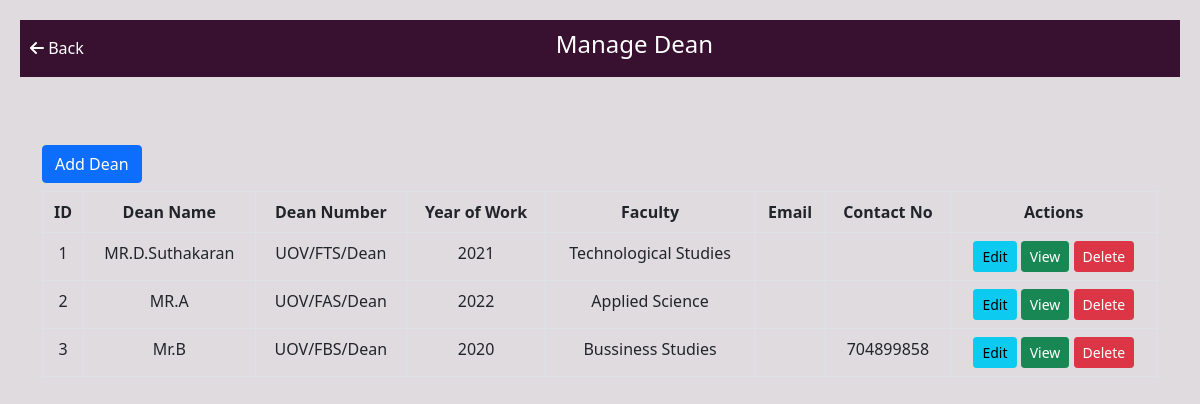
The app's page /pages/manage_Dean.php with its own data.
### tables this page shows
CREATE TABLE `dean` (
  `id` int(11) NOT NULL,
  `Year` varchar(255) DEFAULT NULL,
  `DeanNum` varchar(255) NOT NULL,
  `DeanName` varchar(255) DEFAULT NULL,
  `Faculty` enum('Technological Studies','Applied Science','Bussiness Studies') DEFAULT NULL,
  `Email` varchar(255) DEFAULT NULL,
  `contactno` int(10) DEFAULT NULL,
  `Password` varchar(255) DEFAULT 'abcd'
);

### pages/manage_Dean.php (the view, shortened to what this page needs)
<?php
include "../db_conn.php";
?>
<!DOCTYPE html>
<html>
<head>
    <link rel="stylesheet" href="https://cdnjs.cloudflare.com/ajax/libs/font-awesome/6.0.0-beta3/css/all.min.css">
    <link href="https://cdn.jsdelivr.net/npm/bootstrap@5.0.0-beta1/dist/css/bootstrap.min.css" rel="stylesheet">
</head>
<body>
    <div class="navbar">
        <div>
            <a href="javascript:history.back()"><i class="fas fa-arrow-left"></i> Back</a>
        </div>
        <h4 class="center-heading">Manage Dean</h4>
    </div>
    <div class="container">
    <br><br>
        <a href="add_dean.php" class="btn btn-primary mb-2">Add Dean</a>
        <table class="table table-bordered dean-list">
            <thead>
                <tr>
                    <th>ID</th>
                    <th>Dean Name</th>
                    <th>Dean Number</th>
                    <th>Year of Work</th>
                    <th>Faculty</th>
                    <th>Email</th>
                    <th>Contact No</th>
                    <th>Actions</th>
                </tr>
            </thead>
            <tbody>
                <?php
                $query = "SELECT * FROM dean";
                $result = mysqli_query($conn, $query);
                while ($row = mysqli_fetch_assoc($result)) {
                    $deanId = $row['id'];
                    $deanName = $row['DeanName'];
                    $deanNumber = $row['DeanNum'];
                    $yearOfWork = $row['Year'];
                    $faculty = $row['Faculty'];
                    $email = $row['Email'];
                    $contactNo = $row['contactno'];
                ?>
                    <tr>
                        <td><?php echo $deanId; ?></td>
                        <td><?php echo $deanName; ?></td>
                        <td><?php echo $deanNumber; ?></td>
                        <td><?php echo $yearOfWork; ?></td>
                        <td><?php echo $faculty; ?></td>
                        <td><?php echo $email; ?></td>
                        <td><?php echo $contactNo; ?></td>
                        <td>
                            <a href="edit_dean.php?id=<?php echo $deanId; ?>" class="btn btn-info btn-sm">Edit</a>
                            <a href="view_dean.php?id=<?php echo $deanId; ?>" class="btn btn-success btn-sm">View</a>
                            <a href="deleteDean.php?id=<?php echo $deanId; ?>" class="btn btn-danger btn-sm" onclick="return confirm('Are you sure you want to delete this Dean?')">Delete</a>
                        </td>
                    </tr>
                <?php
                }
                ?>
            </tbody>
        </table>
    </div>
</body>
</html>

### pages/manage_Dean.php (style rules this page uses)
body { padding: 20px; background-color: #e0dbdf; }
.navbar { background-color: #381030; color: white; padding: 10px; display: flex; justify-content: space-between; align-items: center; margin-bottom: 20px; }
.navbar a { color: white; text-decoration: none; margin-right: 15px; }
.dean-list th, .dean-list td { text-align: center; }
.center-heading { text-align: center; flex-grow: 1; }

### records on screen
dean: id "1", DeanName "MR.D.Suthakaran", DeanNum "UOV/FTS/Dean", Year "2021", Faculty "Technological Studies"
dean: id "2", DeanName "MR.A", DeanNum "UOV/FAS/Dean", Year "2022", Faculty "Applied Science"
dean: id "3", DeanName "Mr.B", DeanNum "UOV/FBS/Dean", Year "2020", Faculty "Bussiness Studies", contactno "704899858"
